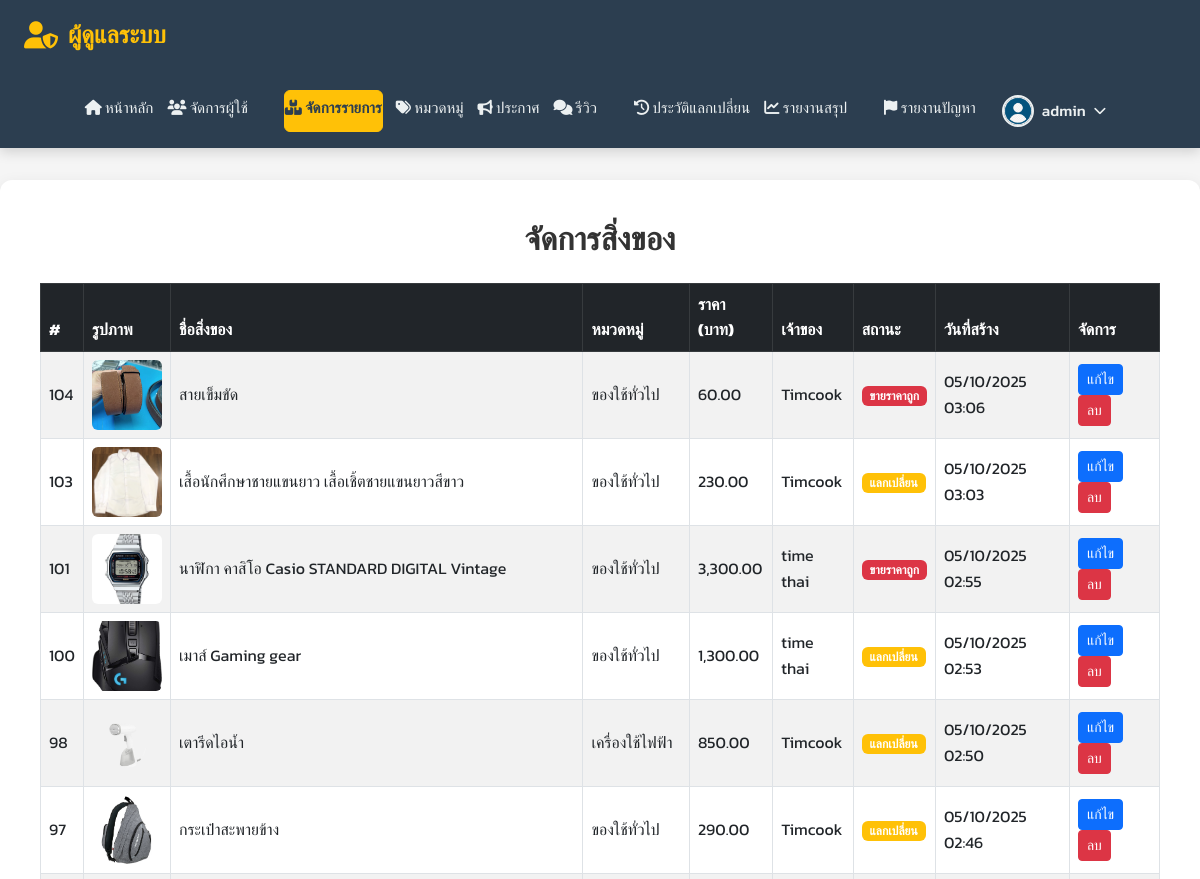
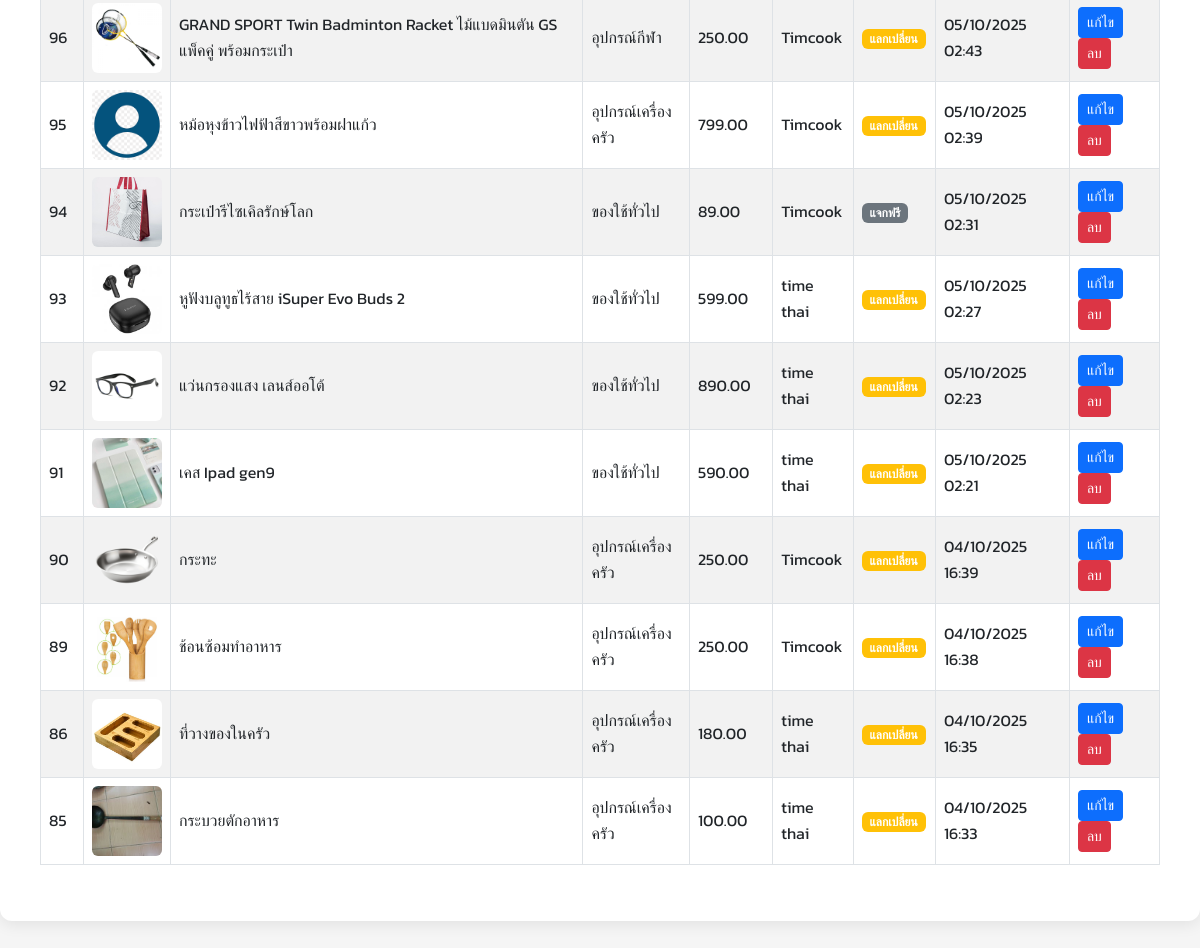
Screenshot of /admin/manage_items.php (signed in) with the database file from the repository (2 pictures, top to bottom).
### tables this page shows
CREATE TABLE `items` (
  `id` int(11) NOT NULL,
  `name` varchar(100) DEFAULT NULL,
  `category` varchar(50) DEFAULT NULL,
  `price` decimal(10,2) DEFAULT NULL,
  `estimated_price` decimal(10,2) DEFAULT NULL,
  `created_at` timestamp NOT NULL DEFAULT current_timestamp(),
  `owner_id` int(11) NOT NULL,
  `is_available` tinyint(1) DEFAULT 1,
  `description` text DEFAULT NULL,
  `condition_notes` text DEFAULT NULL,
  `purchase_year` int(4) DEFAULT NULL,
  `status` enum('แจกฟรี','แลกเปลี่ยน','ขายราคาถูก') NOT NULL DEFAULT 'แจกฟรี',
  `exchange_for` varchar(255) DEFAULT NULL,
  `contact_name` varchar(100) DEFAULT NULL,
  `contact_info` varchar(255) DEFAULT NULL,
  `location` varchar(255) DEFAULT NULL,
  `latitude` decimal(10,8) DEFAULT NULL,
  `longitude` decimal(11,8) DEFAULT NULL,
  `is_approved` tinyint(1) DEFAULT 0,
  `is_exchanged` tinyint(1) DEFAULT 0
);

CREATE TABLE `users` (
  `id` int(11) NOT NULL,
  `username` varchar(50) DEFAULT NULL,
  `password` varchar(255) DEFAULT NULL,
  `verification_code` varchar(255) DEFAULT NULL,
  `verification_expires` int(11) DEFAULT NULL,
  `fullname` varchar(100) DEFAULT NULL,
  `email` varchar(100) DEFAULT NULL,
  `phone` varchar(20) DEFAULT NULL,
  `address` text DEFAULT NULL,
  `profile_image` varchar(255) DEFAULT NULL,
  `created_at` timestamp NOT NULL DEFAULT current_timestamp(),
  `role` enum('user','admin') NOT NULL DEFAULT 'user',
  `score` int(11) DEFAULT 0,
  `reset_token` varchar(255) DEFAULT NULL
);

### admin/manage_items.php (the view, shortened to what this page needs)
<?php
$userId = $_SESSION['user_id'];
$username = $_SESSION['username'];
$servername = "localhost";
$db_username = "root";
$db_password = "";
$dbname = "item_exchange";
$conn = new mysqli($servername, $db_username, $db_password, $dbname);
$stmtProfile = $conn->prepare("SELECT profile_image FROM users WHERE id = ?");
$stmtProfile->bind_param("i", $userId);
$stmtProfile->execute();
$resultProfile = $stmtProfile->get_result();
$userProfile = $resultProfile->fetch_assoc();
$profileImageHeader = (!empty($userProfile['profile_image']) && file_exists("../uploads/profile/" . $userProfile['profile_image']))
    ? "../uploads/profile/" . $userProfile['profile_image']
    : "../uploads/profile/default.png";
$sql = "
SELECT i.id, i.name, i.category, i.price, i.status, i.created_at, i.owner_id, u.username, u.fullname,
(SELECT image FROM item_images WHERE item_id = i.id ORDER BY id ASC LIMIT 1) AS main_image
FROM items i
LEFT JOIN users u ON i.owner_id = u.id
WHERE i.is_available = 1
ORDER BY i.created_at DESC
";
$result = $conn->query($sql);
?>
<!DOCTYPE html>
<html lang="th">
<head>
<link rel="stylesheet" href="https://cdnjs.cloudflare.com/ajax/libs/font-awesome/6.5.0/css/all.min.css" />
<link href="https://cdn.jsdelivr.net/npm/bootstrap@5.3.0/dist/css/bootstrap.min.css" rel="stylesheet">
</head>
<body>
<header>
    <div class="header-left">
        <div class="header-title">
            <i class="fas fa-user-shield"></i>
            <span>ผู้ดูแลระบบ</span>
        </div>
        <nav class="header-nav">
            <div class="menu-group">
                <a href="admin_main.php"><i class="fas fa-home"></i> หน้าหลัก</a>
                <a href="manage_users.php"><i class="fas fa-users"></i> จัดการผู้ใช้</a>
            </div>
            <div class="menu-group">
                <a href="manage_items.php" class="current-page"><i class="fas fa-boxes"></i> จัดการรายการ</a>
                <a href="manage_categories.php"><i class="fas fa-tags"></i> หมวดหมู่</a>
                <a href="manage_announcements.php"><i class="fas fa-bullhorn"></i> ประกาศ</a>
                <a href="manage_reviews.php"><i class="fas fa-comments"></i> รีวิว</a>
            </div>
            <div class="menu-group">
                <a href="exchange_history.php"><i class="fas fa-history"></i> ประวัติแลกเปลี่ยน</a>
                <a href="exchange_report.php"><i class="fas fa-chart-line"></i> รายงานสรุป</a>
            </div>
            <a href="admin_reports.php" class="report-button">
                <i class="fas fa-flag"></i> รายงานปัญหา
            </a>
            <div class="profile-dropdown">
                <button class="profile-button" onclick="toggleProfileDropdown()">
                    <img src="<?php echo htmlspecialchars($profileImageHeader); ?>" alt="รูปโปรไฟล์">
                    <span><?php echo htmlspecialchars($username); ?></span>
                    <i class="fas fa-chevron-down"></i>
                </button>
        </div>
        </nav>
    </div>
</header>
<div class="container">
    <h2 class="mb-4">จัดการสิ่งของ</h2>
    <div class="table-responsive">
        <table class="table table-striped table-bordered align-middle">
            <thead class="table-dark">
                <tr>
                    <th>#</th>
                    <th>รูปภาพ</th>
                    <th>ชื่อสิ่งของ</th>
                    <th>หมวดหมู่</th>
                    <th>ราคา (บาท)</th>
                    <th>เจ้าของ</th>
                    <th>สถานะ</th>
                    <th>วันที่สร้าง</th>
                    <th>จัดการ</th>
                </tr>
            </thead>
            <tbody>
                <?php if ($result && $result->num_rows > 0): ?>
                    <?php while ($item = $result->fetch_assoc()): ?>
                        <tr>
                            <td><?php echo htmlspecialchars($item['id']); ?></td>
                            <td>
                                <?php
                                $imgFile = $item['main_image'];
                                $imgPath = __DIR__ . '/../uploads/item/' . $imgFile;
                                if (!empty($imgFile) && file_exists($imgPath)) {
                                    $imgUrl = '../uploads/item/' . rawurlencode($imgFile);
                                } else {
                                    $imgUrl = '../uploads/item/default.png';
                                }
                                ?>
                                <img src="<?php echo $imgUrl; ?>" alt="Item Image" class="item-img" />
                            </td>
                            <td><?php echo htmlspecialchars($item['name']); ?></td>
                            <td><?php echo htmlspecialchars($item['category']); ?></td>
                            <td><?php echo number_format($item['price'], 2); ?></td>
                            <td><?php echo htmlspecialchars($item['fullname'] ?: $item['username'] ?: '-'); ?></td>
                            <td>
                                <?php
                                $status = $item['status'];
                                $badgeClass = 'secondary';
                                if ($status === 'ให้เปล่า') $badgeClass = 'success';
                                else if ($status === 'แลกเปลี่ยน') $badgeClass = 'warning';
                                else if ($status === 'ขายราคาถูก') $badgeClass = 'danger';
                                echo '<span class="badge bg-' . $badgeClass . '">' . htmlspecialchars($status) . '</span>';
                                ?>
                            </td>
                            <td><?php echo date('d/m/Y H:i', strtotime($item['created_at'])); ?></td>
                            <td>
                                <a href="edit_item.php?id=<?php echo $item['id']; ?>" class="btn btn-sm btn-primary">แก้ไข</a>
                                <a href="manage_items.php?delete_id=<?php echo $item['id']; ?>" class="btn btn-sm btn-danger" onclick="return confirm('ยืนยันการลบสิ่งของนี้?');">ลบ</a>
                            </td>
                        </tr>
                    <?php endwhile; ?>
                <?php else: ?>
                    <tr>
                        <td colspan="9" class="text-center">ไม่มีข้อมูลสิ่งของ</td>
                    </tr>
                <?php endif; ?>
            </tbody>
        </table>
    </div>
</div>
</body>
</html>

### admin/manage_items.php (style rules this page uses)
:root { --admin-primary-color: #ffc107; --admin-primary-dark: #e0a800; --header-bg-color: #2c3e50; --header-link-color: #ecf0f1; --text-color: #333; --light-text-color: #666; --border-color: #e0e0e0; --bg-light: #f5f5f5; --white: #fff; --shadow-light: rgba(0,0,0,0.08); --shadow-medium: rgba(0,0,0,0.12); --success-color: #28a745; --warning-color: #ffc107; --info-color: #007bff; }
body { font-family: 'Kanit', sans-serif; background-color: var(--bg-light); color: var(--text-color); line-height: 1.6; margin: 0; padding: 0; }
.container { max-width: 1200px; margin: 2rem auto; padding: 2.5rem; background: var(--white); border-radius: 12px; box-shadow: 0 4px 15px var(--shadow-light); }
header { background: var(--header-bg-color); color: var(--header-link-color); padding: 1rem 1.5rem; display: flex; justify-content: space-between; align-items: center; flex-wrap: wrap; box-shadow: 0 4px 12px rgba(0,0,0,0.15); position: sticky; top: 0; z-index: 1000; }
.header-left { display: flex; align-items: center; gap: 20px; flex-wrap: wrap; }
.header-title { display: flex; align-items: center; gap: 10px; font-size: 1.5rem; font-weight: 700; white-space: nowrap; color: var(--admin-primary-color); }
.header-title i { font-size: 1.7rem; color: var(--admin-primary-color); }
.header-nav { display: flex; flex-wrap: wrap; gap: 15px; margin-left: 20px; }
.header-nav .menu-group { display: flex; gap: 12px; flex-wrap: wrap; margin-right: 20px; }
.header-nav a { text-decoration: none; padding: 5px 0; background-color: transparent; color: var(--header-link-color); border-radius: 6px; display: inline-block; white-space: nowrap; transition: background-color 0.3s ease, color 0.3s ease; font-weight: 500; font-size: 0.95rem; border: 1px solid transparent; position: relative; }
.header-nav a::after { content: ''; position: absolute; width: 0; height: 2px; bottom: -5px; left: 0; background-color: var(--admin-primary-color); transition: width 0.3s ease-out; }
.header-nav a.current-page { font-weight: 600; background-color: var(--admin-primary-color); color: var(--header-bg-color); border-color: var(--admin-primary-color); }
.profile-dropdown { position: relative; display: inline-block; }
.profile-button { display: flex; align-items: center; gap: 8px; background: none; border: none; color: var(--header-link-color); cursor: pointer; padding: 5px 10px; border-radius: 6px; transition: background-color 0.3s ease; font-size: 0.95rem; font-weight: 500; }
.profile-button img { width: 32px; height: 32px; border-radius: 50%; object-fit: cover; border: 2px solid var(--header-link-color); }
.profile-button i { font-size: 0.8rem; transition: transform 0.3s ease; }
.report-button { display: inline-flex; align-items: center; padding: 8px 15px; background-color: #dc3545; color: var(--header-link-color); font-weight: 600; border-radius: 5px; text-decoration: none; font-size: 0.9rem; transition: background-color 0.3s ease; gap: 8px; white-space: nowrap; }
@media (max-width: 1200px) { .header-nav { margin-left: 0; margin-top: 1rem; width: 100%; justify-content: center; } }
h2.mb-4 { text-align: center; margin-bottom: 1.5rem !important; font-size: 2rem; font-weight: 700; }
.item-img { width: 70px; height: 70px; object-fit: cover; border-radius: 6px; }
.table-responsive { margin-top: 20px; }

### rows the page displays
items: id "104", shows a picture, name "สายเข็มขัด", category "ของใช้ทั่วไป", price "60.00", owner.fullname "Timcook", status "ขายราคาถูก", created_at "05/10/2025 03:06"
items: id "103", shows a picture, name "เสื้อนักศึกษาชายแขนยาว เสื้อเชิ้ตชายแขนยาวสีขาว", category "ของใช้ทั่วไป", price "230.00", owner.fullname "Timcook", status "แลกเปลี่ยน", created_at "05/10/2025 03:03"
items: id "101", shows a picture, name "นาฬิกา คาสิโอ Casio STANDARD DIGITAL Vintage", category "ของใช้ทั่วไป", price "3,300.00", owner.fullname "time thai", status "ขายราคาถูก", created_at "05/10/2025 02:55"
items: id "100", shows a picture, name "เมาส์ Gaming gear", category "ของใช้ทั่วไป", price "1,300.00", owner.fullname "time thai", status "แลกเปลี่ยน", created_at "05/10/2025 02:53"
items: id "98", shows a picture, name "เตารีดไอน้ำ", category "เครื่องใช้ไฟฟ้า", price "850.00", owner.fullname "Timcook", status "แลกเปลี่ยน", created_at "05/10/2025 02:50"
items: id "97", shows a picture, name "กระเป๋าสะพายข้าง", category "ของใช้ทั่วไป", price "290.00", owner.fullname "Timcook", status "แลกเปลี่ยน", created_at "05/10/2025 02:46"
items: id "96", shows a picture, name "GRAND SPORT Twin Badminton Racket ไม้แบดมินตัน GS แพ็คคู่ พร้อมกระเป๋า", category "อุปกรณ์กีฬา", price "250.00", owner.fullname "Timcook", status "แลกเปลี่ยน", created_at "05/10/2025 02:43"
items: id "95", shows a picture, name "หม้อหุงข้าวไฟฟ้าสีขาวพร้อมฝาแก้ว", category "อุปกรณ์เครื่องครัว", price "799.00", owner.fullname "Timcook", status "แลกเปลี่ยน", created_at "05/10/2025 02:39"
items: id "94", shows a picture, name "กระเป๋ารีไซเคิลรักษ์โลก", category "ของใช้ทั่วไป", price "89.00", owner.fullname "Timcook", status "แจกฟรี", created_at "05/10/2025 02:31"
items: id "93", shows a picture, name "หูฟังบลูทูธไร้สาย iSuper Evo Buds 2", category "ของใช้ทั่วไป", price "599.00", owner.fullname "time thai", status "แลกเปลี่ยน", created_at "05/10/2025 02:27"
items: id "92", shows a picture, name "แว่นกรองแสง เลนส์ออโต้", category "ของใช้ทั่วไป", price "890.00", owner.fullname "time thai", status "แลกเปลี่ยน", created_at "05/10/2025 02:23"
items: id "91", shows a picture, name "เคส Ipad gen9", category "ของใช้ทั่วไป", price "590.00", owner.fullname "time thai", status "แลกเปลี่ยน", created_at "05/10/2025 02:21"
items: id "90", shows a picture, name "กระทะ", category "อุปกรณ์เครื่องครัว", price "250.00", owner.fullname "Timcook", status "แลกเปลี่ยน", created_at "04/10/2025 16:39"
items: id "89", shows a picture, name "ช้อนซ้อมทำอาหาร", category "อุปกรณ์เครื่องครัว", price "250.00", owner.fullname "Timcook", status "แลกเปลี่ยน", created_at "04/10/2025 16:38"
items: id "86", shows a picture, name "ที่วางของในครัว", category "อุปกรณ์เครื่องครัว", price "180.00", owner.fullname "time thai", status "แลกเปลี่ยน", created_at "04/10/2025 16:35"
items: id "85", shows a picture, name "กระบวยตักอาหาร", category "อุปกรณ์เครื่องครัว", price "100.00", owner.fullname "time thai", status "แลกเปลี่ยน", created_at "04/10/2025 16:33"

### other values shown
$username "admin"
